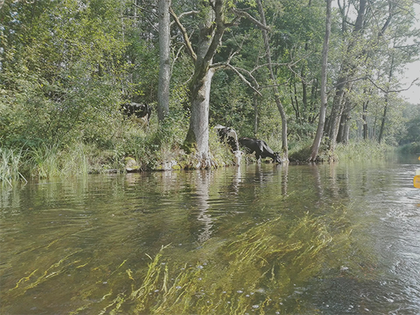
%> input picture LAB3/rzeczka2.png, 420 x 315 px, shrunk from 555 x 416 before the run
$ octave zad7.m   (GNU Octave 9; MATLAB toolbox functions it lacks are replaced by stand-ins)
%> lines starting %> are read from the running program, lines starting %| are printed output that depends on the picture
img_uint8 = imread('rzeczka2.png');
%> img_uint8 is the input picture: size 315x420x3 uint8; mean R, G, B 119.1, 122.3, 95.8
obraz = double(img_uint8);

function LUT = stworz_LUT_kolor(kolor)
    LUT = (0:255);

    if kolor == 'R'
        punkty = [0, 0; 60, 120; 110, 110; 255, 255];
    elseif kolor == 'G'
        punkty = [0, 0; 255, 255];
    elseif kolor == 'B'
        punkty = [0, 0; 50, 0; 255, 255];
    end

    for i = 1:length(punkty) - 1
        x1 = punkty(i, 1);
        y1 = punkty(i, 2);
        x2 = punkty(i + 1, 1);
        y2 = punkty(i + 1, 2);

        a = (y2 - y1) / (x2 - x1);
        b = y1 - a * x1;

        for x = x1:x2
            y = round(a * x + b);
            LUT(x + 1) = y;
        end
    end
end
function obraz_wynikowy = LUT_zastosuj_kolor(wejscie, LUT, kolor)
    obraz_wynikowy = wejscie;
    if kolor == 'R'
        obraz_wynikowy(:, :, 1) = LUT(wejscie(:, :, 1) + 1);
    elseif kolor == 'G'
        obraz_wynikowy(:, :, 2) = LUT(wejscie(:, :, 2) + 1);
    elseif kolor == 'B'
        obraz_wynikowy(:, :, 3) = LUT(wejscie(:, :, 3) + 1);
    end
end
LUT_czerwony = stworz_LUT_kolor('R');
LUT_zielony = stworz_LUT_kolor('G');
LUT_niebieski = stworz_LUT_kolor('B');

obraz_wynikowy = obraz;
obraz_wynikowy = LUT_zastosuj_kolor(obraz_wynikowy, LUT_czerwony, 'R');
%> in LUT_zastosuj_kolor, `obraz_wynikowy(:, :, 1) = LUT(wejscie(:, :, 1) + 1);`:
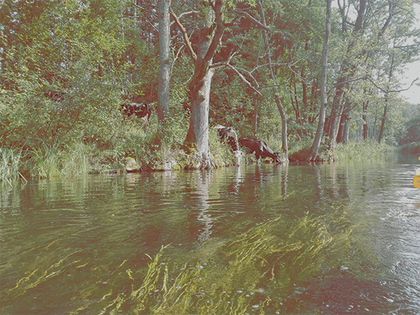
%> obraz_wynikowy: size 315x420x3 double; mean R, G, B 128.3, 122.3, 95.8
obraz_wynikowy = LUT_zastosuj_kolor(obraz_wynikowy, LUT_zielony, 'G');
obraz_wynikowy = LUT_zastosuj_kolor(obraz_wynikowy, LUT_niebieski, 'B');
%> call 3 of LUT_zastosuj_kolor, with kolor = 'B'
%> in LUT_zastosuj_kolor (call 3), `obraz_wynikowy(:, :, 3) = LUT(wejscie(:, :, 3) + 1);`:
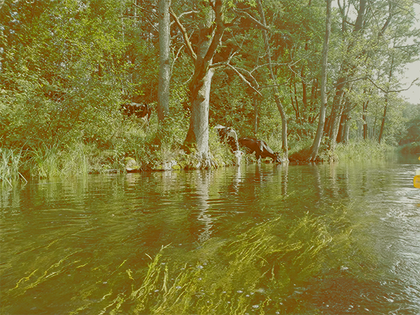
%> obraz_wynikowy: size 315x420x3 double; mean R, G, B 128.3, 122.3, 57.2

subplot(1, 2, 1);
imshow(obraz/255);
title('Oryginalny obraz');

subplot(1, 2, 2);
imshow(obraz_wynikowy/255);
title('Po zastosowaniu LUT');

figure;
plot(0:255, LUT_czerwony, '-r', 'DisplayName', 'czerwony');
hold on;
plot(0:255, LUT_zielony, 'g', 'DisplayName', 'zielony');
plot(0:255, LUT_niebieski, 'b', 'DisplayName', 'niebieski');
xlabel('Wartość wejściowa');
ylabel('Wartość wyjściowa');
title('Tablice LUT dla dziwnego przeksztalcenia');
legend;
grid on;
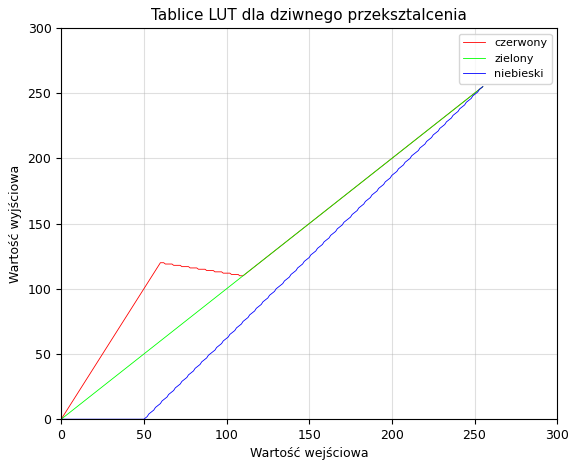
%> figure redrawn from the program's plot data; curve peaks at x = 255, y = 255
hold off;
